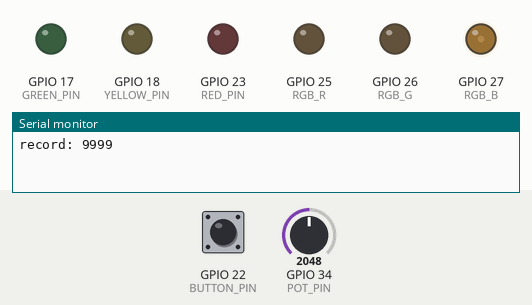
This sketch was run on a simulated ESP32. On the bench: output pins drawn as LEDs (lit = HIGH), the last lines printed to the serial monitor. Dashed ring = blinking. The test bench sets the inputs (shaded band); at power-on: GPIO 22 (BUTTON_PIN) HIGH, GPIO 34 (POT_PIN) = 2048. EEPROM starts erased.

Above: at 1.2 s.
1.3 s: GPIO 22 (BUTTON_PIN) pulled LOW for 0.15 s
At 2.7 s:
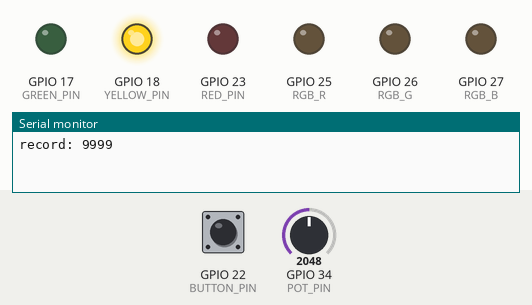
4.4 s: GPIO 22 (BUTTON_PIN) pulled LOW for 1 s
At 4.47 s:
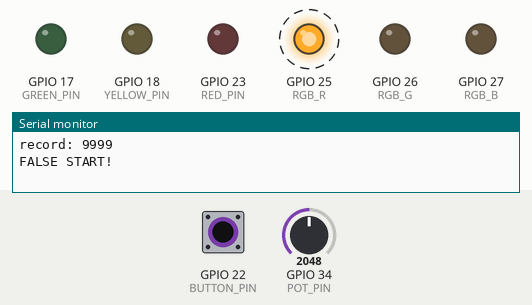
7.4 s: GPIO 22 (BUTTON_PIN) pulled LOW for 0.15 s
At 7.7 s:
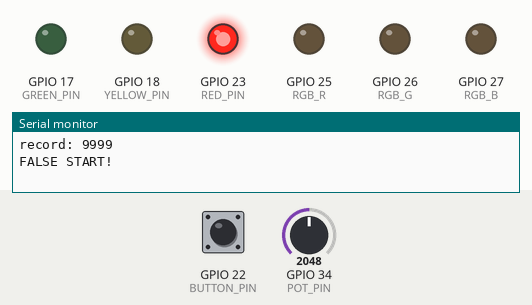
10.5 s: GPIO 22 (BUTTON_PIN) pulled LOW for 3.2 s
At 12.8 s:
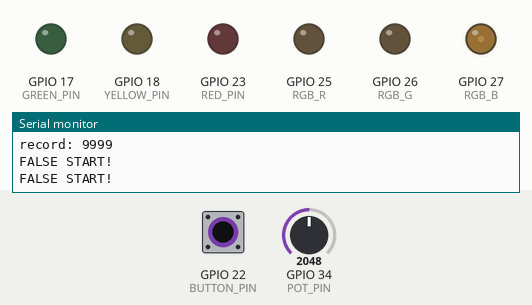
15.2 s: GPIO 22 (BUTTON_PIN) pulled LOW for 0.15 s
At 19.9 s:
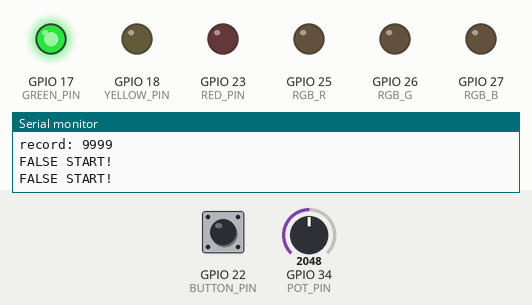
20.2 s: GPIO 22 (BUTTON_PIN) driven LOW
At 21.1 s:
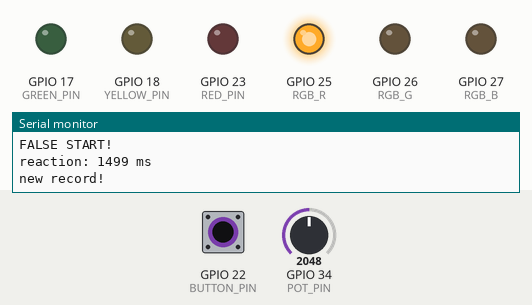
Timing chart, 0 to 24.6 s (numbered marks = the images above; inputs shaded):
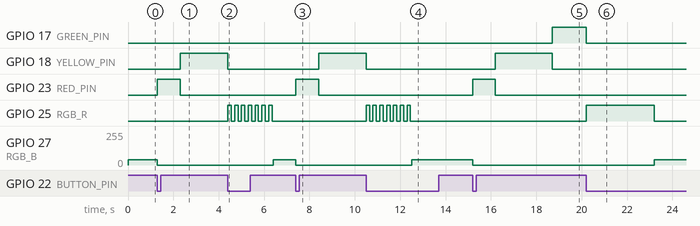

Measured:
- after the input at 1.3 s, GPIO 18 (YELLOW_PIN): LOW → HIGH after 1.0 s; GPIO 23 (RED_PIN): LOW → HIGH at once, → LOW 1.0 s later; GPIO 27 (RGB_B): 40/255 → 0/255 at once
- after the input at 4.4 s, GPIO 17 (GREEN_PIN): stays LOW (without the input it goes to HIGH after 0.40 s); GPIO 18 (YELLOW_PIN): HIGH → LOW after 0.00 s instead of 0.40 s; GPIO 25 (RGB_R): alternates HIGH for 0.15 s and LOW for 0.15 s, 14 changes in all, then stays LOW, starting at once; GPIO 27 (RGB_B): 0/255 → 40/255 after 2.0 s
- after the input at 7.4 s, GPIO 18 (YELLOW_PIN): LOW → HIGH after 1.0 s; GPIO 23 (RED_PIN): LOW → HIGH at once, → LOW 1.0 s later; GPIO 27 (RGB_B): 40/255 → 0/255 at once
- after the input at 10.5 s, GPIO 17 (GREEN_PIN): stays LOW (without the input it goes to HIGH after 0.40 s); GPIO 18 (YELLOW_PIN): HIGH → LOW after 0.00 s instead of 0.40 s; GPIO 25 (RGB_R): alternates HIGH for 0.15 s and LOW for 0.15 s, 14 changes in all, then stays LOW, starting at once; GPIO 27 (RGB_B): 0/255 → 40/255 after 2.0 s
- after the input at 15.2 s, GPIO 17 (GREEN_PIN): LOW → HIGH after 3.5 s; GPIO 18 (YELLOW_PIN): LOW → HIGH after 1.0 s, → LOW 2.5 s later; GPIO 23 (RED_PIN): LOW → HIGH at once, → LOW 1.0 s later; GPIO 27 (RGB_B): 40/255 → 0/255 at once
- after the input at 20.2 s, GPIO 17 (GREEN_PIN): HIGH → LOW at once; GPIO 25 (RGB_R): LOW → HIGH at once, → LOW 3.0 s later; GPIO 27 (RGB_B): 0/255 → 40/255 after 3.0 s

The sketch:

challenge_false_start.ino
```cpp
// ESP32 From Zero - Episode 10 (mini project 1) challenge (one solution): Reflex Tester with anti-cheat
// Lights: red GPIO 23, yellow GPIO 18, green GPIO 17. Result: RGB LED (25 / 26 / 27).
// Button on GPIO 22, potentiometer on GPIO 34 (sets how long yellow waits: 1 .. 4 s).
// What it does: press to start. Red, then yellow, then GREEN: press as fast as you can.
// Your time is printed and shown in color: green < 250 ms, yellow < 500 ms, otherwise red.
// The best time is saved with Preferences (the ESP32's own small memory that keeps values
// when the power is off), so the record is still there after unplugging the board.
// The catch: a press while still red or yellow is a FALSE START: the RGB flashes red for 2 s, no time counts.

#include <Preferences.h>

const int RED_PIN = 23;
const int YELLOW_PIN = 18;
const int GREEN_PIN = 17;
const int RGB_R = 25;
const int RGB_G = 26;
const int RGB_B = 27;
const int BUTTON_PIN = 22;
const int POT_PIN = 34;

Preferences prefs;
unsigned long best = 9999;     // the record in ms (9999 = no record yet)

int state = 0;                 // 0 wait, 1 red, 2 yellow, 3 green (go!), 4 result, 5 false start
bool flashOn = false;
unsigned long lastFlash = 0;
unsigned long stateStart = 0;
unsigned long waitTime = 2000; // yellow time, from the knob
int lastState = HIGH;
unsigned long lastChange = 0;

void setColor(int r, int g, int b) {
  analogWrite(RGB_R, r);
  analogWrite(RGB_G, g);
  analogWrite(RGB_B, b);
}

void lights(int red, int yellow, int green) {
  digitalWrite(RED_PIN, red == 1 ? HIGH : LOW);
  digitalWrite(YELLOW_PIN, yellow == 1 ? HIGH : LOW);
  digitalWrite(GREEN_PIN, green == 1 ? HIGH : LOW);
}

void setup() {
  pinMode(RED_PIN, OUTPUT);
  pinMode(YELLOW_PIN, OUTPUT);
  pinMode(GREEN_PIN, OUTPUT);
  pinMode(RGB_R, OUTPUT);
  pinMode(RGB_G, OUTPUT);
  pinMode(RGB_B, OUTPUT);
  pinMode(BUTTON_PIN, INPUT_PULLUP);
  Serial.begin(115200);

  prefs.begin("reflex", false);              // open our little drawer called "reflex"
  best = prefs.getULong("best", 9999);       // read the record (9999 if there is none yet)
  Serial.print("record: ");
  Serial.println(best);
  setColor(0, 0, 40);                        // dim blue: press to start
}

void loop() {
  unsigned long now = millis();
  unsigned long inState = now - stateStart;

  // the button: true only at the moment of a new press
  bool pressed = false;
  int b = digitalRead(BUTTON_PIN);
  if (b != lastState && now - lastChange >= 50) {
    lastChange = now;
    lastState = b;
    if (b == LOW) {
      pressed = true;
    }
  }

  if (state == 0) {                                  // waiting for a start press
    if (pressed) {
      setColor(0, 0, 0);
      lights(1, 0, 0);
      state = 1;
      stateStart = now;
    }
  } else if ((state == 1 || state == 2) && pressed) { // pressed too early: false start
    Serial.println("FALSE START!");
    lights(0, 0, 0);
    state = 5;
    stateStart = now;
  } else if (state == 1) {                           // red for 1 s
    if (inState >= 1000) {
      lights(0, 1, 0);
      waitTime = map(analogRead(POT_PIN), 0, 4095, 1000, 4000);
      state = 2;
      stateStart = now;
    }
  } else if (state == 2) {                           // yellow, for waitTime
    if (inState >= waitTime) {
      lights(0, 0, 1);                               // GO!
      state = 3;
      stateStart = now;
    }
  } else if (state == 3) {                           // green: measure the reaction
    if (pressed) {
      unsigned long reaction = inState;              // time since green came on
      Serial.print("reaction: ");
      Serial.print(reaction);
      Serial.println(" ms");
      if (reaction < 250) {
        setColor(0, 255, 0);
      } else if (reaction < 500) {
        setColor(255, 160, 0);
      } else {
        setColor(255, 0, 0);
      }
      if (reaction < best) {                         // a new record: save it
        best = reaction;
        prefs.putULong("best", best);
        Serial.println("new record!");
      }
      lights(0, 0, 0);
      state = 4;
      stateStart = now;
    }
  } else if (state == 4) {                          // show the result for 3 s
    if (inState >= 3000) {
      setColor(0, 0, 40);
      state = 0;
    }
  } else {                                           // state 5: flash red for 2 s
    if (now - lastFlash >= 150) {
      lastFlash = now;
      flashOn = !flashOn;
      setColor(flashOn ? 255 : 0, 0, 0);
    }
    if (inState >= 2000) {
      setColor(0, 0, 40);
      state = 0;
    }
  }
}
```
